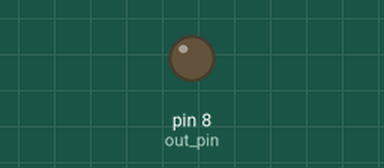
A program run on a simulated Raspberry Pi (header pin numbers). Shown: output pins drawn as LEDs (lit = HIGH). What the program prints to the terminal is not drawn. At 25.0 s the program stops and its outputs stay as they are.

Above: at 0.05 s.
Timing chart, 0 to 4.6 s (numbered marks = the images above):
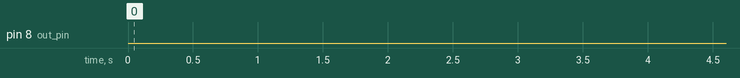

The program:

blinking_led.py
```python
import RPi.GPIO as GPIO
from time import sleep

# This script is a basic test of GPIO, it makes an LED connected to GPIO14
# and ground blink on and off for 10 seconds.

if __name__ == "__main__":

    # Script vars
    out_pin = 8             # The pin sending the current
    current_pin_state = 0   # 0 = low, 1 = high

    # Configure GPIO
    GPIO.setmode(GPIO.BOARD)
    GPIO.setup(out_pin, GPIO.OUT, initial = GPIO.LOW)
    maximum_cycles = 20     # number of times current alternates

    # Script output start
    print("LED will start blinking in ")
    i = 5
    while (i > 0):
        print i
        i = i - 1
        sleep(1)

    # Alternating blinking cycles
    for j in range(maximum_cycles):
        sleep(0.5)
        print "Cycle number:", j
        # Turn current on
        if (current_pin_state == 0):
            print "Turning LED on..."
            GPIO.output(out_pin, GPIO.HIGH)
            current_pin_state = 1

        # Turn current off
        else:
            print "Turning LED off..."
            GPIO.output(out_pin, GPIO.LOW)
            current_pin_state = 0

        sleep(0.5)

    print "Script complete."
```

Measured:
- by itself, pin 8 (out_pin): LOW → HIGH at 5.5 s, → LOW 1.0 s later, → HIGH 1.0 s later, → LOW 1.0 s later, … (20 changes in this stretch)
